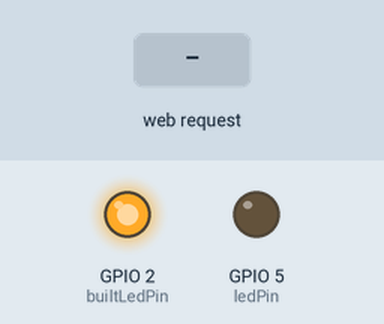
Recording of a sketch running on a simulated ESP32. On the bench: output pins drawn as LEDs (lit = HIGH). The test bench sets the inputs (shaded band). WiFi joins after 1.5 s; servers stay silent unless stated; a WiFi scan finds three made-up networks; what the sketch prints to the serial monitor is not drawn.

Above: at 4.8 s.
4.9 s: HTTP request GET /H received
At 6.1 s:
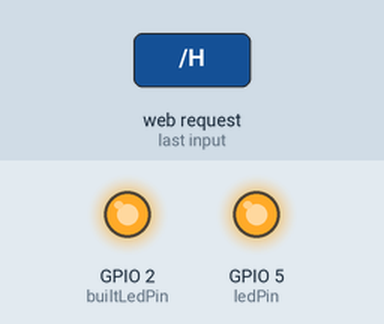
6.4 s: HTTP request GET /L received
At 7.4 s:
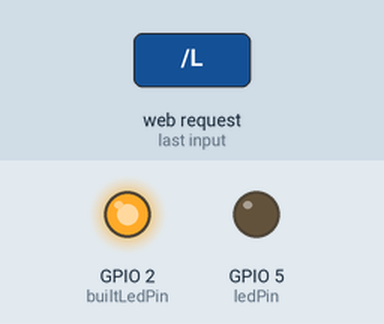
Timing chart, 0 to 9.4 s (numbered marks = the images above; inputs shaded):
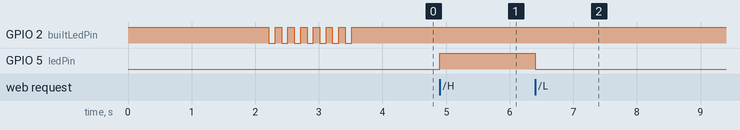

Measured:
- after the input at 4.9 s, GPIO 5 (ledPin): LOW → HIGH at once
- after the input at 6.4 s, GPIO 5 (ledPin): HIGH → LOW at once

The sketch:

SimpleWiFiServer.ino
```cpp
/*
 WiFi Web Server LED Blink

 A simple web server that lets you blink an LED via the web.
 This sketch will print the IP address of your WiFi Shield (once connected)
 to the Serial monitor. From there, you can open that address in a web browser
 to turn on and off the LED on pin 5.

 If the IP address of your shield is yourAddress:
 http://yourAddress/H turns the LED on
 http://yourAddress/L turns it off

 This example is written for a network using WPA2 encryption. For insecure
 WEP or WPA, change the Wifi.begin() call and use Wifi.setMinSecurity() accordingly.

 Circuit:
 * WiFi shield attached
 * LED attached to pin 5

 created for arduino 25 Nov 2012
 by Tom Igoe

ported for sparkfun esp32
31.01.2017 by Jan Hendrik Berlin

 */

#include <WiFi.h>

const char *ssid = "Galaxy S21 FE 5G";
const char *password = "78907890";
const int builtLedPin = 2;
const int ledPin = 5;

NetworkServer server(80);

void setup() {
  Serial.begin(115200);
  pinMode(builtLedPin, OUTPUT);  // set the LED pin mode
  pinMode(ledPin, OUTPUT);       // set the LED pin mode
  digitalWrite(builtLedPin, HIGH);
    delay(10);

  // We start by connecting to a WiFi network

  Serial.println();
  Serial.println();
  Serial.print("Scanning For Networks");
  Serial.println();
  int totNetworks = WiFi.scanNetworks();
  if (totNetworks == 0) {
    Serial.print("No Networks Found");
    digitalWrite(builtLedPin, LOW);
  } else {
    Serial.print(totNetworks);
    Serial.println(" Networks Found");
    for (int i = 0; i < totNetworks; i++) {
      Serial.print(WiFi.SSID(i));
    }
    Serial.println();
    Serial.print("Connecting to ");
    Serial.println(ssid);

    WiFi.begin(ssid, password);

    while (WiFi.status() != WL_CONNECTED) {
      delay(100);
      digitalWrite(builtLedPin, HIGH);
      delay(100);
      digitalWrite(builtLedPin, LOW);
      Serial.print(".");
    }
    digitalWrite(builtLedPin, HIGH);
    WiFi.scanDelete();
    Serial.println("");
    Serial.println("WiFi connected.");
    Serial.println("IP address: ");
    Serial.println(WiFi.localIP());

    server.begin();
  }
}

void loop() {
  NetworkClient client = server.accept();  // listen for incoming clients

  if (client) {                     // if you get a client,
    Serial.println("New Client.");  // print a message out the serial port
    String currentLine = "";        // make a String to hold incoming data from the client
    while (client.connected()) {    // loop while the client's connected
      if (client.available()) {     // if there's bytes to read from the client,
        char c = client.read();     // read a byte, then
        Serial.write(c);            // print it out the serial monitor
        if (c == '\n') {            // if the byte is a newline character

          // if the current line is blank, you got two newline characters in a row.
          // that's the end of the client HTTP request, so send a response:
          if (currentLine.length() == 0) {
            // HTTP headers always start with a response code (e.g. HTTP/1.1 200 OK)
            // and a content-type so the client knows what's coming, then a blank line:
            client.println("HTTP/1.1 200 OK");
            client.println("Content-type:text/html");
            client.println();

            // the content of the HTTP response follows the header:
            client.print("Click <button><a href=\"/H\">ON</a></button> to turn the LED on pin 5 on.<br>");
            client.print("Click <button><a href=\"/L\">OFF</a></button> to turn the LED on pin 5 off.<br>");

            // The HTTP response ends with another blank line:
            client.println();
            // break out of the while loop:
            break;
          } else {  // if you got a newline, then clear currentLine:
            currentLine = "";
          }
        } else if (c != '\r') {  // if you got anything else but a carriage return character,
          currentLine += c;      // add it to the end of the currentLine
        }

        // Check to see if the client request was "GET /H" or "GET /L":
        if (currentLine.endsWith("GET /H")) {
          digitalWrite(5, HIGH);  // GET /H turns the LED on
        }
        if (currentLine.endsWith("GET /L")) {
          digitalWrite(5, LOW);  // GET /L turns the LED off
        }
      }
    }
    // close the connection:
    client.stop();
    Serial.println("Client Disconnected.");
  }
}
```
